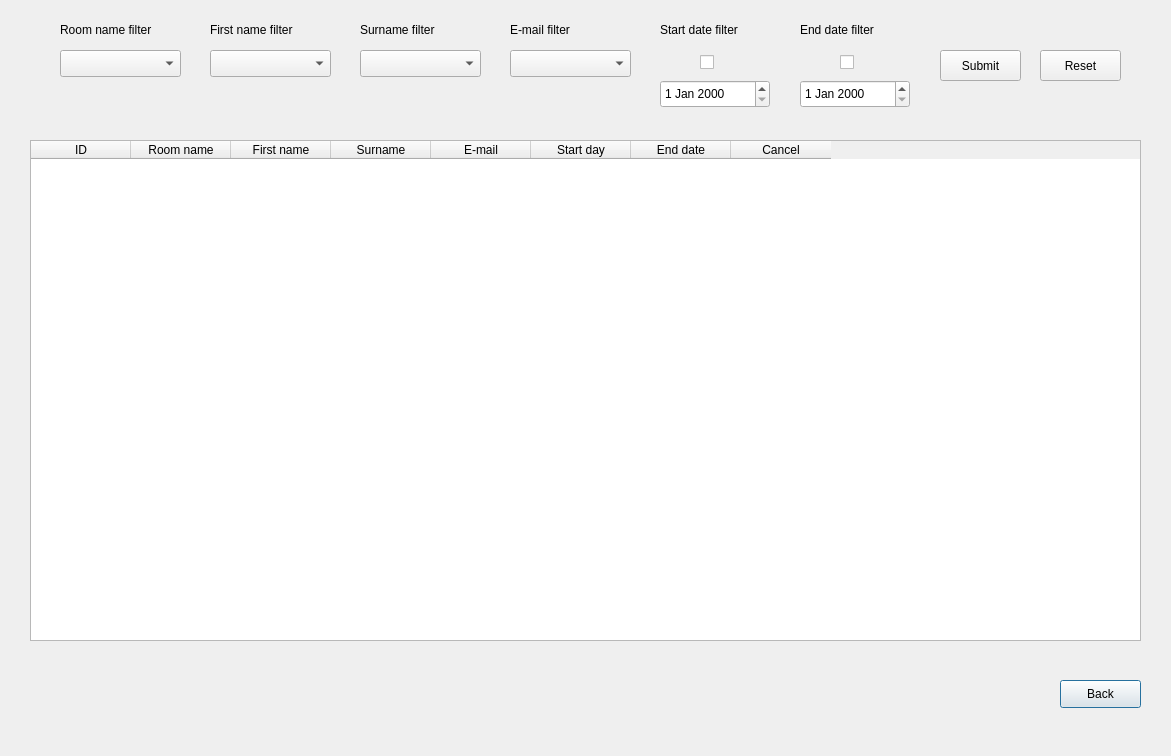
<?xml version="1.0" encoding="UTF-8"?>
<ui version="4.0">
 <class>showAllReservations</class>
 <widget class="QDialog" name="showAllReservations">
  <property name="geometry">
   <rect>
    <x>0</x>
    <y>0</y>
    <width>1171</width>
    <height>756</height>
   </rect>
  </property>
  <property name="windowTitle">
   <string>Dialog</string>
  </property>
  <widget class="QPushButton" name="back">
   <property name="geometry">
    <rect>
     <x>1060</x>
     <y>680</y>
     <width>81</width>
     <height>28</height>
    </rect>
   </property>
   <property name="text">
    <string>Back</string>
   </property>
  </widget>
  <widget class="QTableWidget" name="tableWidget">
   <property name="geometry">
    <rect>
     <x>30</x>
     <y>140</y>
     <width>1111</width>
     <height>501</height>
    </rect>
   </property>
   <property name="editTriggers">
    <set>QAbstractItemView::EditTrigger::NoEditTriggers</set>
   </property>
   <column>
    <property name="text">
     <string>ID</string>
    </property>
   </column>
   <column>
    <property name="text">
     <string>Room name</string>
    </property>
   </column>
   <column>
    <property name="text">
     <string>First name</string>
    </property>
   </column>
   <column>
    <property name="text">
     <string>Surname</string>
    </property>
   </column>
   <column>
    <property name="text">
     <string>E-mail</string>
    </property>
   </column>
   <column>
    <property name="text">
     <string>Start day</string>
    </property>
   </column>
   <column>
    <property name="text">
     <string>End date</string>
    </property>
   </column>
   <column>
    <property name="text">
     <string>Cancel</string>
    </property>
   </column>
  </widget>
  <widget class="QPushButton" name="submit_button">
   <property name="geometry">
    <rect>
     <x>940</x>
     <y>50</y>
     <width>81</width>
     <height>31</height>
    </rect>
   </property>
   <property name="text">
    <string>Submit</string>
   </property>
  </widget>
  <widget class="QPushButton" name="reset_button">
   <property name="geometry">
    <rect>
     <x>1040</x>
     <y>50</y>
     <width>81</width>
     <height>31</height>
    </rect>
   </property>
   <property name="text">
    <string>Reset</string>
   </property>
  </widget>
  <widget class="QDateEdit" name="start_day_filter">
   <property name="geometry">
    <rect>
     <x>660</x>
     <y>80</y>
     <width>110</width>
     <height>28</height>
    </rect>
   </property>
  </widget>
  <widget class="QDateEdit" name="end_date_filter">
   <property name="geometry">
    <rect>
     <x>800</x>
     <y>80</y>
     <width>110</width>
     <height>28</height>
    </rect>
   </property>
  </widget>
  <widget class="QCheckBox" name="checkBox_start_day">
   <property name="geometry">
    <rect>
     <x>700</x>
     <y>50</y>
     <width>87</width>
     <height>25</height>
    </rect>
   </property>
   <property name="text">
    <string/>
   </property>
  </widget>
  <widget class="QCheckBox" name="checkBox_end_day">
   <property name="geometry">
    <rect>
     <x>840</x>
     <y>50</y>
     <width>87</width>
     <height>25</height>
    </rect>
   </property>
   <property name="text">
    <string/>
   </property>
  </widget>
  <widget class="QComboBox" name="room_filter">
   <property name="geometry">
    <rect>
     <x>60</x>
     <y>50</y>
     <width>121</width>
     <height>27</height>
    </rect>
   </property>
  </widget>
  <widget class="QComboBox" name="first_name_filter">
   <property name="geometry">
    <rect>
     <x>210</x>
     <y>50</y>
     <width>121</width>
     <height>27</height>
    </rect>
   </property>
  </widget>
  <widget class="QComboBox" name="surname_filter">
   <property name="geometry">
    <rect>
     <x>360</x>
     <y>50</y>
     <width>121</width>
     <height>27</height>
    </rect>
   </property>
  </widget>
  <widget class="QComboBox" name="email_filter">
   <property name="geometry">
    <rect>
     <x>510</x>
     <y>50</y>
     <width>121</width>
     <height>27</height>
    </rect>
   </property>
  </widget>
  <widget class="QLabel" name="label">
   <property name="geometry">
    <rect>
     <x>60</x>
     <y>20</y>
     <width>111</width>
     <height>19</height>
    </rect>
   </property>
   <property name="text">
    <string>Room name filter</string>
   </property>
  </widget>
  <widget class="QLabel" name="label_2">
   <property name="geometry">
    <rect>
     <x>210</x>
     <y>20</y>
     <width>111</width>
     <height>19</height>
    </rect>
   </property>
   <property name="text">
    <string>First name filter</string>
   </property>
  </widget>
  <widget class="QLabel" name="label_3">
   <property name="geometry">
    <rect>
     <x>360</x>
     <y>20</y>
     <width>111</width>
     <height>19</height>
    </rect>
   </property>
   <property name="text">
    <string>Surname filter</string>
   </property>
  </widget>
  <widget class="QLabel" name="label_4">
   <property name="geometry">
    <rect>
     <x>510</x>
     <y>20</y>
     <width>111</width>
     <height>19</height>
    </rect>
   </property>
   <property name="text">
    <string>E-mail filter</string>
   </property>
  </widget>
  <widget class="QLabel" name="label_5">
   <property name="geometry">
    <rect>
     <x>660</x>
     <y>20</y>
     <width>111</width>
     <height>19</height>
    </rect>
   </property>
   <property name="text">
    <string>Start date filter</string>
   </property>
  </widget>
  <widget class="QLabel" name="label_6">
   <property name="geometry">
    <rect>
     <x>800</x>
     <y>20</y>
     <width>111</width>
     <height>19</height>
    </rect>
   </property>
   <property name="text">
    <string>End date filter</string>
   </property>
  </widget>
 </widget>
 <resources/>
 <connections/>
</ui>
